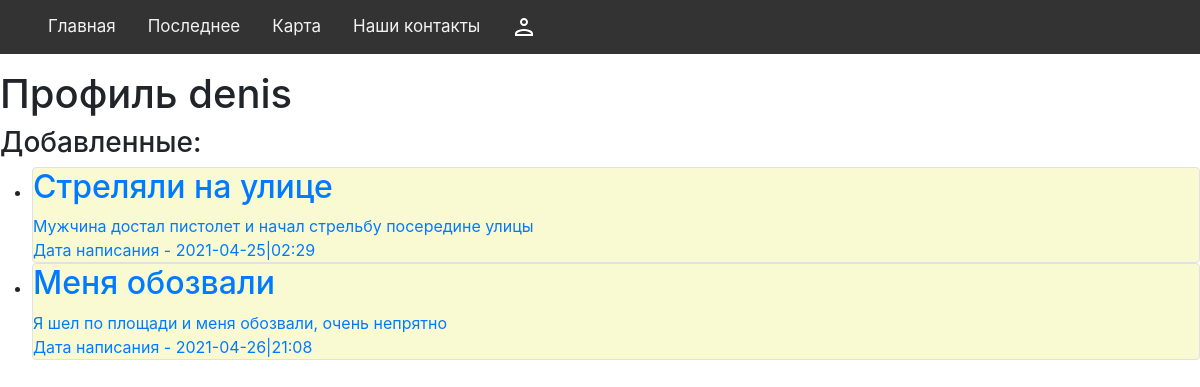
The page /profile/3 on the database its author committed.
### data/users.py (models this page shows, shortened)
class User(SqlAlchemyBase):
    __tablename__ = "users"
    id = sqlalchemy.Column(sqlalchemy.Integer, primary_key=True, autoincrement=True)
    name = sqlalchemy.Column(sqlalchemy.String, nullable=True)
    email = sqlalchemy.Column(sqlalchemy.String, index=True, unique=True, nullable=True)
    hashed_password = sqlalchemy.Column(sqlalchemy.String, nullable=True)
    created_date = sqlalchemy.Column(sqlalchemy.DateTime, default=datetime.datetime.now)
    news = orm.relation("Crimes", back_populates="user")
    questions = orm.relation("Questions", back_populates="user")

### data/crimes.py (models this page shows)
class Crimes(SqlAlchemyBase):
    __tablename__ = "crimes"
    id = sqlalchemy.Column(sqlalchemy.Integer, primary_key=True, autoincrement=True)
    kind = sqlalchemy.Column(sqlalchemy.String, nullable=True)
    title = sqlalchemy.Column(sqlalchemy.String, nullable=True)
    adress = sqlalchemy.Column(sqlalchemy.String, nullable=True)
    content = sqlalchemy.Column(sqlalchemy.String, nullable=True)
    created_date = sqlalchemy.Column(sqlalchemy.DateTime, default=datetime.datetime.now)
    user_id = sqlalchemy.Column(sqlalchemy.Integer, sqlalchemy.ForeignKey("users.id"))
    user = orm.relation("User")

### app.py (the view, shortened to what this page needs)
@app.route("/profile/<id>", methods=["POST", "GET"])
def profile(id):
    global logged
    global user_data
    db_sess = db_session.create_session()
    lich_crimes = db_sess.query(Crimes).filter(Crimes.user_id == id).all()
    if request.method == "POST":
        logged = False
        user_data = None
        return redirect("/")
    if not user_data or str(user_data.id) != str(id):
        user_data1 = db_sess.query(User).filter(User.id == id).first()
        return render_template(
            "profile.html",
            login=logged,
            user_data=user_data1,
            crimes=lich_crimes,
            admin=False,
        )

### data/db_session.py (called while the page is built)
def create_session() -> Session:
    global __factory
    return __factory()

### templates/profile.html (shortened to what this page needs)
{% extends 'base.html' %}
{% block content -%}
<h1>Профиль {{user_data.name}}</h1>
<div>
    <h3>Добавленные:</h3>
    <ul>
        {% for item in crimes %}
        <li><a href="/crimes/{{item.id}}">
                <div class="col-md6 border rounded" style="background-color: lightgoldenrodyellow;">
                    <h2>{{item.title}}</h2>
                    <div>
                        {{item.content}}
                    </div>
                    <div>
                        Дата написания - {{item.created_date.isoformat("|","minutes")}}
                    </div>
                </div>
            </a></li>
        {% endfor %}
    </ul>
</div>{% endblock -%}

### rows shown on the page
User: name "denis"
Crimes: title "Стреляли на улице", content "Мужчина достал пистолет и начал стрельбу посередине улицы", created_date "2021-04-25|02:29"
Crimes: title "Меня обозвали", content "Я шел по площади и меня обозвали, очень непрятно", created_date "2021-04-26|21:08"
